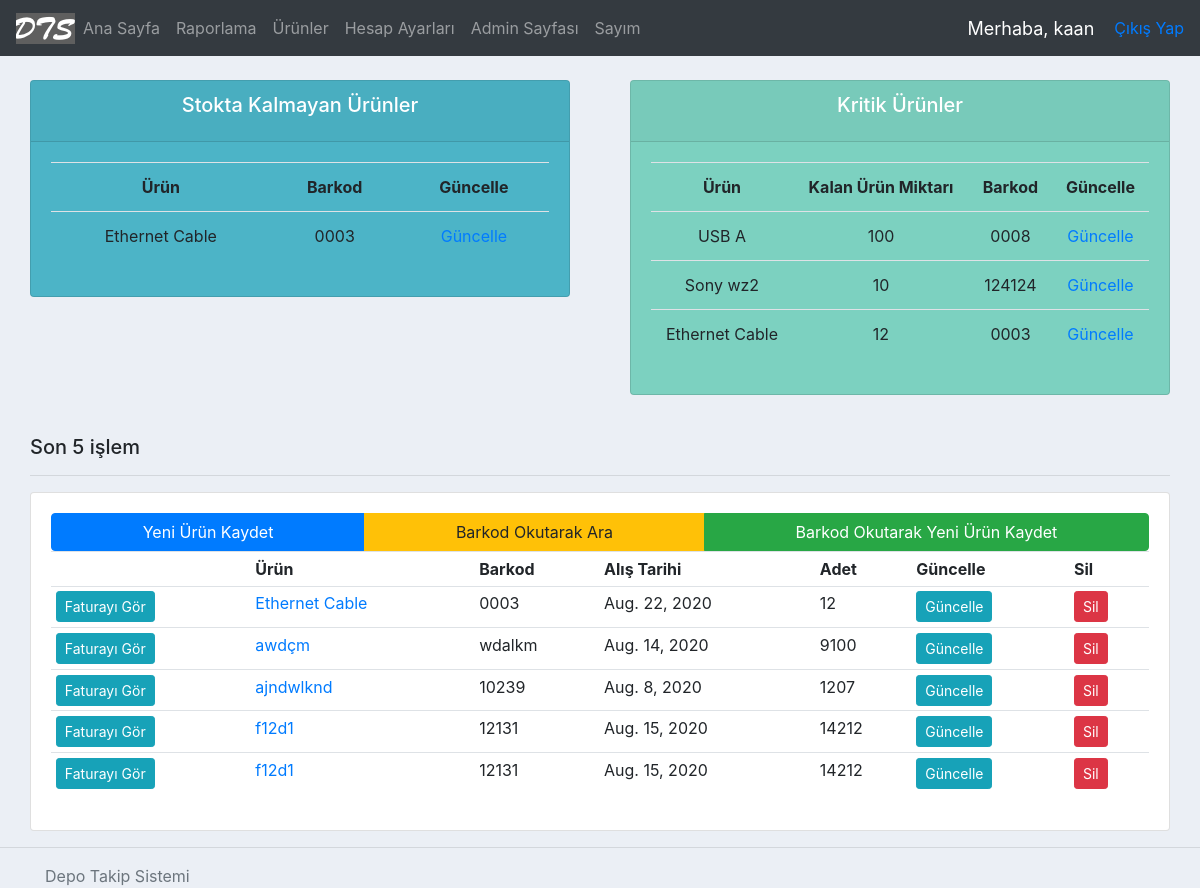
The page / (signed in) on the database its author committed.
### accounts/models.py (models this page shows, shortened)
class Product(models.Model):
    name = models.CharField(max_length=200)
    barcode = models.CharField(max_length=48)
    code = models.CharField(max_length=255)
    criticalStock = models.BooleanField(default=False) #kritik stok
    criticalStockAmt = models.IntegerField(null=True, blank=True)
    photo = models.ImageField(blank=True, null=True)
    vendor = models.CharField(max_length=200) #alınan firma
    dateBought = models.DateField(null=True) #satın alınan tarih
    regDate = models.DateTimeField( auto_now_add=True, null=True ) #ürünün kayıt edildiği tarih
    price = models.FloatField() #ürünün fiyatı
    amount = models.IntegerField() #ürünün adeti
    category = models.CharField(max_length=200) #ürünün kategorisi
    brand = models.CharField(max_length = 200) #ürünün markası
    model = models.CharField(max_length = 200, blank=True, null=True)
    description = models.CharField(max_length = 400, blank=True, null=True) #açıklama
    editor = models.CharField(max_length = 200) #ürünü kaydeden/silen kullanıcı
    invoice = models.OneToOneField('Invoice', on_delete=models.CASCADE, related_name="fatura", null=True, blank=True )
    history = HistoricalRecords(
        history_change_reason_field=models.TextField(null=True, max_length=255)
    )
    lastStocktakeTime = models.DateTimeField(blank=True, null=True) #son sayım yapılan tarih

### accounts/views.py (the view)
# urls.py: 2. Add a URL to urlpatterns:  path('', views.home, name='home')
@login_required(login_url='login')
def home(request):
    products = Product.objects.all()
    invoices = Invoice.objects.all()
    criticalProducts = []
    outOfStock = []
    for product in products:
        if product.criticalStock and product.criticalStockAmt != None and product.amount <= product.criticalStockAmt:
            criticalProducts.append(product)
        if product.amount == 0:
            outOfStock.append(product)
    start = 5
    if products.count() <= 5:
        start = 0
    else:
        start = products.count() - 5
    context = { 'products': products[ start :], 'invoices': invoices, 'sum': sum,
                'criticalProducts': criticalProducts, 'outOfStock' : outOfStock }
    return render( request, 'accounts/dashboard.html',  context )

### accounts/templates/accounts/dashboard.html
{%  extends 'accounts/main.html' %}
{% block content %}
{%  include 'accounts/status.html' %}
<br>
	<div class="col-md">
		<h5>Son 5 işlem</h5>
		<hr>
		<div class="card card-body">
			<div class="btn-group" role="group" aria-label="Basic example">
				<a class="btn btn-primary" href="{% url 'addProduct' %}">Yeni Ürün Kaydet</a>
				<a class="btn btn-warning" href="{% url 'barcode_view' %}">Barkod Okutarak Ara</a>
				<a class="btn btn-success" href="{% url 'addProductFromBarcode' %}">Barkod Okutarak Yeni Ürün Kaydet</a>
			</div>
			<table class="table table-sm">
				<tr>
					<th></th>
					<th>Ürün</th>
					<th>Barkod</th>
					<th>Alış Tarihi</th>
					<th>Adet</th>
					<th>Güncelle</th>
					<th>Sil</th>
				</tr>
				{% for product in products %}
				<tr>
					{% if product.invoice is not Null %}
						<td><a class="btn btn-sm btn-info" href="{% url 'invoice-path' product.invoice.id %}">Faturayı Gör</a></td>
					{% else %}
						<td><a class="btn btn-sm btn-danger" href="{% url 'addInvoice' product.id %}">Fatura Ekle</a></td>
					{% endif %}
					<td>
						<a href="{% url 'productPage' product.id %}">{{ product.name }}</a>
					</td>
					<td>{{product.barcode}}</td>
					<td>{{product.dateBought}}</td>
					<td>{{product.amount}}</td>
					<td><a class="btn btn-sm btn-info" href="{% url 'updateProduct' product.id %}">Güncelle</a></td>
					<td><a class="btn btn-sm btn-danger" href="{% url 'deleteProduct' product.id %}">Sil</a></td>
				</tr>
				{% endfor %}
			</table>
		</div>
	</div>
</div>
{% endblock %}

### accounts/templates/accounts/navbar.html (shortened to what this page needs)
{% load static %}
<nav class="navbar navbar-expand-lg navbar-dark bg-dark">
    <a href="/">
        <img class="logo" src="{% static 'images/dts.png' %}">
    </a>
    <div class="collapse navbar-collapse" id="navbarNav">
        <ul class="navbar-nav">
          <li class="nav-item ">
              <a class="nav-link" href="{% url 'home' %}">Ana Sayfa</a>
          </li>
          <li class="nav-item ">
              <a class="nav-link" href="/reportPage">Raporlama</a>
          </li>
          <li class="nav-item ">
              <a class="nav-link" href="/products">Ürünler</a>
          </li>
          {% if request.user.is_staff %}
          <li class="nav-item">
              <a class="nav-link" href="{% url 'account' %}">Hesap Ayarları</a>
          </li>
          {% endif %}
          <li class="nav-item">
              <a class="nav-link" href="/admin">Admin Sayfası</a>
          </li>
          <li class="nav-item">
              <a class="nav-link" href="/stocktakePage">Sayım</a>
          </li>
        </ul>
    </div>
    <span class="hello-msg">Merhaba, {{request.user}}</span>
    <span><a href="{% url 'logout' %}">Çıkış Yap</a></span>
</nav>

### accounts/templates/accounts/status.html
<br>
<div class="row">
	<div class="col">
		<div class="col-md">
			<div class="card text-center text-white  mb-3" id="notInStock">
			  	<div class="card-header">
			  		<h5 class="card-title">Stokta Kalmayan Ürünler</h5>
			  	</div>
				<div class="card-body">
					{% if outOfStock|length == 0 %}
					<p>Stokta kalmayan ürün yok.</p>
					{% else %}
			    	<table class="card-table table">
						<tr>
							<th>Ürün</th>
							<th>Barkod</th>
							<th>Güncelle</th>
						</tr>
						{% for product in outOfStock %}
						<tr>
							<td>{{product.name}}</td>
							<td>{{product.barcode}}</td>
							<td><a href="{% url 'updateProduct' product.id %}">Güncelle</a></td>
						</tr>
						{% endfor %}
					</table>
					{% endif %}
			  	</div>
			</div>
		</div>
	</div>
	<div class="col">
		<div class="col-md">
			<div class="card text-center text-white  mb-3" id="criticalTable">
			  	<div class="card-header">
			  		<h5 class="card-title">Kritik Ürünler</h5>
			  	</div>
			  	<div class="card-body">
			    	<table class="card-table table">
						<tr>
							<th>Ürün</th>
							<th>Kalan Ürün Miktarı</th>
							<th>Barkod</th>
							<th>Güncelle</th>
						</tr>
						{% for criticalProduct in criticalProducts %}
						<tr>
							<td>{{criticalProduct.name}}</td>
							<td>{{criticalProduct.amount}}</td>
							<td>{{criticalProduct.barcode}}</td>
							<td><a href="{% url 'updateProduct' criticalProduct.id %}">Güncelle</a></td>
						</tr>
						{% endfor %}
					</table>
			  	</div>
			</div>
		</div>
	</div>
</div>

### static/css/main.css (style rules this page uses)
body { background-color: #ebeff5; }
#notInStock { background-color: #4cb4c7; }
#criticalTable { background-color: #7CD1C0; }

### accounts/templates/accounts/navbar.html (style rules this page uses)
.hello-msg { font-size: 18px; color: #fff; margin-right: 20px; }

### rows shown on the page
Product: name "Ethernet Cable", barcode "0003"
Product: name "USB A", amount "100", barcode "0008"
Product: name "Sony wz2", amount "10", barcode "124124"
Product: name "Ethernet Cable", amount "12", barcode "0003", shows "Faturayı Gör", dateBought "Aug. 22, 2020"
Product: shows "Faturayı Gör", name "awdçm", barcode "wdalkm", dateBought "Aug. 14, 2020", amount "9100"
Product: shows "Faturayı Gör", name "ajndwlknd", barcode "10239", dateBought "Aug. 8, 2020", amount "1207"
Product: shows "Faturayı Gör", name "f12d1", barcode "12131", dateBought "Aug. 15, 2020", amount "14212"
Product: shows "Faturayı Gör", name "f12d1", barcode "12131", dateBought "Aug. 15, 2020", amount "14212"

### other values the page prints
{{ request.user }} "kaan"
